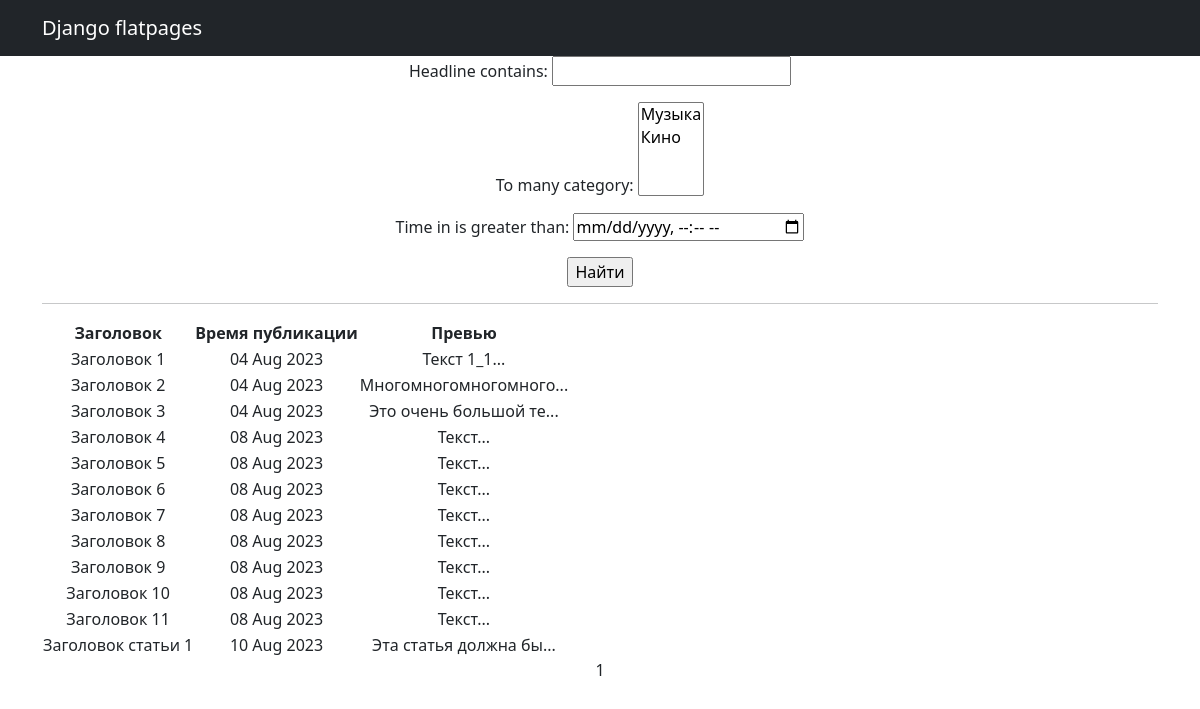
/posts/search/, run on the app's committed database.
### NewsPortal/models.py (models this page shows, shortened)
class Post(models.Model):
	article = 'AR'
	news = 'NW'
	TYPE = [
		(article, 'Статья'),
		(news, 'Новость')
	]
	type_post = models.CharField(max_length=2, choices=TYPE, default='NW')
	time_in = models.DateTimeField(auto_now_add=True)
	headline = models.CharField(max_length=128,)
	text = models.TextField()
	rating = models.IntegerField(default=0)
	to_author = models.ForeignKey(Author, on_delete=models.CASCADE)
	to_many_category = models.ManyToManyField(Category, through='PostCategory', related_name='n')
	def preview(self):
		return self.text[:20] + '...'

### NewsPortal/views.py (the view)
# urls.py: path('search/', SearchResults.as_view(), name='search'),
class SearchResults(ListView):
    model = Post
    template_name = 'search.html'
    context_object_name = 'search'
    paginate_by = 50
    def get_queryset(self):
        queryset = super().get_queryset()
        self.filterset = PostFilter(self.request.GET, queryset)
        return self.filterset.qs
    def get_context_data(self, **kwargs):
        context = super().get_context_data(**kwargs)
        context['filterset'] = self.filterset
        return context

### NewsPortal/models.py (called while the page is built)
	def __str__(self):
		return self.category.title()

### templates/search.html (shortened to what this page needs)
<!DOCTYPE html>
{% extends 'flatpages/default.html' %}
{% load custom_tags %}
{% block content %}
    <form action="" method="get">
        {{ filterset.form.as_p }}
        <input type="submit" value="Найти" />
    </form>
    <hr>
    {% if search %}
        <table>
            <tr>
                <th>Заголовок</th>
                <th>Время публикации</th>
                <th>Превью</th>
            </tr>
            {% for n in search %}
            <tr>
                <td>{{ n.headline }}</td>
                <td>{{ n.time_in|date:'d M Y'  }}</td>
                <td>{{ n.preview }}</td>
            </tr>
            {% endfor %}
        </table>
    {% else %}
        <h2>Новостей нет! Вообще нет!</h2>
    {% endif %}
    {{ page_obj.number }}
{% endblock content%}

### data on the page
Post: headline "Заголовок 1", time_in "04 Aug 2023", preview "Текст 1_1..."
Post: headline "Заголовок 2", time_in "04 Aug 2023", preview "Многомногомногомного..."
Post: headline "Заголовок 3", time_in "04 Aug 2023", preview "Это очень большой те..."
Post: headline "Заголовок 4", time_in "08 Aug 2023", preview "Текст..."
Post: headline "Заголовок 5", time_in "08 Aug 2023", preview "Текст..."
Post: headline "Заголовок 6", time_in "08 Aug 2023", preview "Текст..."
Post: headline "Заголовок 7", time_in "08 Aug 2023", preview "Текст..."
Post: headline "Заголовок 8", time_in "08 Aug 2023", preview "Текст..."
Post: headline "Заголовок 9", time_in "08 Aug 2023", preview "Текст..."
Post: headline "Заголовок 10", time_in "08 Aug 2023", preview "Текст..."
Post: headline "Заголовок 11", time_in "08 Aug 2023", preview "Текст..."
Post: headline "Заголовок статьи 1", time_in "10 Aug 2023", preview "Эта статья должна бы..."

### other printed values
{{ page_obj.number }} "1"
